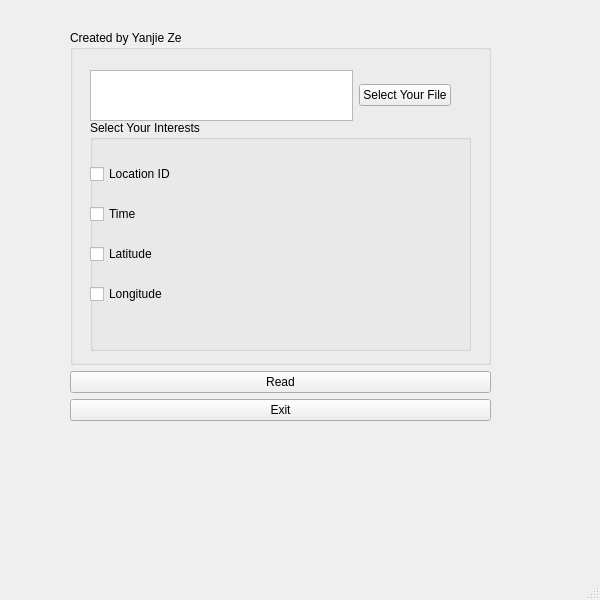
<?xml version="1.0" encoding="UTF-8"?>
<ui version="4.0">
 <class>MainWindow</class>
 <widget class="QMainWindow" name="MainWindow">
  <property name="geometry">
   <rect>
    <x>0</x>
    <y>0</y>
    <width>600</width>
    <height>600</height>
   </rect>
  </property>
  <property name="windowTitle">
   <string>MainWindow</string>
  </property>
  <widget class="QWidget" name="centralwidget">
   <widget class="QWidget" name="">
    <property name="geometry">
     <rect>
      <x>70</x>
      <y>30</y>
      <width>421</width>
      <height>391</height>
     </rect>
    </property>
    <layout class="QVBoxLayout" name="verticalLayout_2">
     <item>
      <widget class="QGroupBox" name="groupBox">
       <property name="title">
        <string>Created by Yanjie Ze</string>
       </property>
       <widget class="QWidget" name="">
        <property name="geometry">
         <rect>
          <x>20</x>
          <y>40</y>
          <width>361</width>
          <height>51</height>
         </rect>
        </property>
        <layout class="QHBoxLayout" name="horizontalLayout">
         <item>
          <widget class="QTextEdit" name="textEdit"/>
         </item>
         <item>
          <widget class="QPushButton" name="pushButton">
           <property name="text">
            <string>Select Your File</string>
           </property>
          </widget>
         </item>
        </layout>
       </widget>
       <widget class="QGroupBox" name="groupBox_2">
        <property name="geometry">
         <rect>
          <x>20</x>
          <y>90</y>
          <width>381</width>
          <height>231</height>
         </rect>
        </property>
        <property name="title">
         <string>Select Your Interests</string>
        </property>
        <widget class="QWidget" name="">
         <property name="geometry">
          <rect>
           <x>0</x>
           <y>30</y>
           <width>291</width>
           <height>171</height>
          </rect>
         </property>
         <layout class="QVBoxLayout" name="verticalLayout">
          <item>
           <widget class="QCheckBox" name="checkBox_locationid">
            <property name="text">
             <string>Location ID</string>
            </property>
           </widget>
          </item>
          <item>
           <widget class="QCheckBox" name="checkBox_time">
            <property name="text">
             <string>Time</string>
            </property>
           </widget>
          </item>
          <item>
           <widget class="QCheckBox" name="checkBox_latitude">
            <property name="text">
             <string>Latitude</string>
            </property>
           </widget>
          </item>
          <item>
           <widget class="QCheckBox" name="checkBox_longitude">
            <property name="text">
             <string>Longitude</string>
            </property>
           </widget>
          </item>
         </layout>
        </widget>
       </widget>
      </widget>
     </item>
     <item>
      <widget class="QPushButton" name="readButton">
       <property name="text">
        <string>Read</string>
       </property>
      </widget>
     </item>
     <item>
      <widget class="QPushButton" name="exitButton">
       <property name="text">
        <string>Exit</string>
       </property>
      </widget>
     </item>
    </layout>
   </widget>
  </widget>
  <widget class="QMenuBar" name="menubar">
   <property name="geometry">
    <rect>
     <x>0</x>
     <y>0</y>
     <width>600</width>
     <height>24</height>
    </rect>
   </property>
  </widget>
  <widget class="QStatusBar" name="statusbar"/>
 </widget>
 <resources/>
 <connections/>
</ui>
